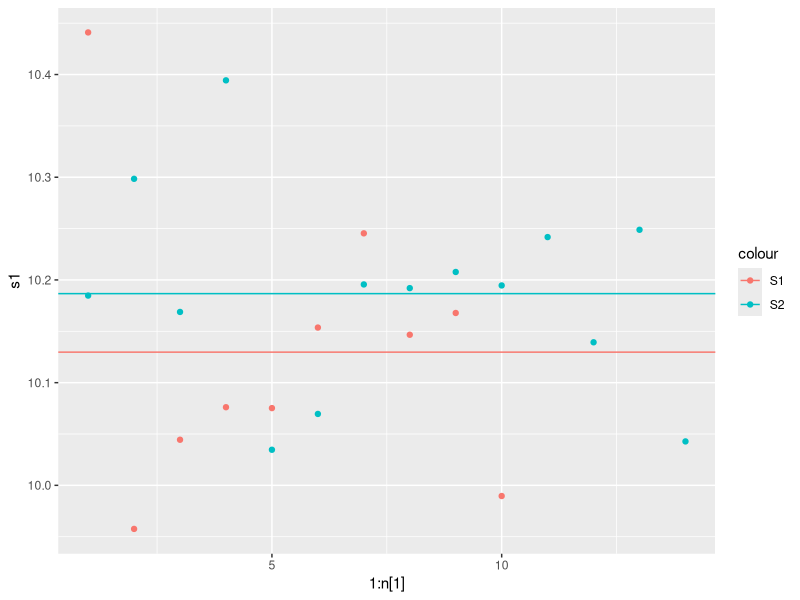
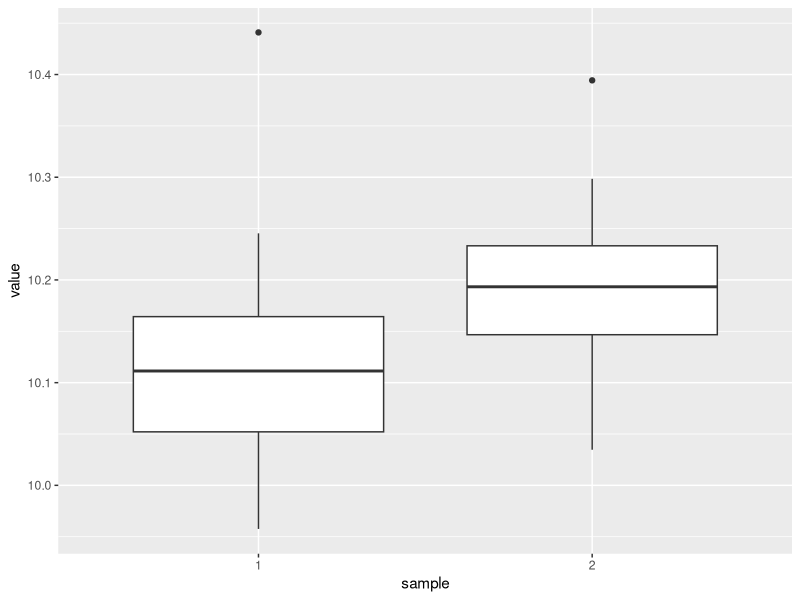

Recreate these plots in R, in order.
## ---- chunk 1
knitr::opts_chunk$set(echo = TRUE)
library(tidyverse)
## ---- chunk 2
set.seed(321)

m <- c(10.1, 10.15)
s <- c(0.2, 0.1)
n <- c(10, 14)

s1 <- rnorm(n[1], m[1], s[1])
s2 <- rnorm(n[2], m[2], s[2])
## ---- chunk 3
ggplot() +
  geom_point(aes(x=1:n[1], y=s1, color="S1")) +
  geom_point(aes(x=1:n[2], y=s2, color="S2")) +
  geom_hline(aes(color="S1", yintercept=mean(s1))) +
  geom_hline(aes(color="S2", yintercept=mean(s2)))
## ---- chunk 4
(vt <- var.test(s1, s2))
## ---- chunk 5
(tt <- t.test(s1, s2, 
       var.equal=(vt$p.value>=0.05), 
       mu=0,
       conf.level=0.95))
## ---- chunk 6
tibble(
  sample = factor(c(rep(1, n[1]), rep(2, n[2]))),
  value = c(s1, s2)
) %>% 
  ggplot(aes(x=sample, y=value)) +
  geom_boxplot()
